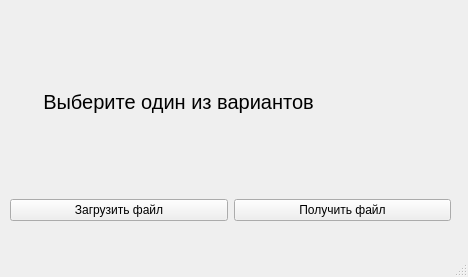
<?xml version="1.0" encoding="UTF-8"?>
<ui version="4.0">
 <class>MainWindow</class>
 <widget class="QMainWindow" name="MainWindow">
  <property name="geometry">
   <rect>
    <x>0</x>
    <y>0</y>
    <width>468</width>
    <height>277</height>
   </rect>
  </property>
  <property name="windowTitle">
   <string>MainWindow</string>
  </property>
  <widget class="QWidget" name="centralwidget">
   <widget class="QWidget" name="verticalLayoutWidget">
    <property name="geometry">
     <rect>
      <x>10</x>
      <y>10</y>
      <width>441</width>
      <height>211</height>
     </rect>
    </property>
    <layout class="QVBoxLayout" name="verticalLayout">
     <item>
      <widget class="QLabel" name="label">
       <property name="font">
        <font>
         <pointsize>15</pointsize>
        </font>
       </property>
       <property name="text">
        <string>      Выберите один из вариантов</string>
       </property>
      </widget>
     </item>
     <item>
      <layout class="QGridLayout" name="gridLayout">
       <item row="0" column="0">
        <widget class="QPushButton" name="pushButton">
         <property name="enabled">
          <bool>true</bool>
         </property>
         <property name="baseSize">
          <size>
           <width>0</width>
           <height>0</height>
          </size>
         </property>
         <property name="text">
          <string>Загрузить файл</string>
         </property>
        </widget>
       </item>
       <item row="0" column="1">
        <widget class="QPushButton" name="pushButton_2">
         <property name="text">
          <string>Получить файл</string>
         </property>
        </widget>
       </item>
      </layout>
     </item>
    </layout>
   </widget>
  </widget>
  <widget class="QMenuBar" name="menubar">
   <property name="geometry">
    <rect>
     <x>0</x>
     <y>0</y>
     <width>468</width>
     <height>26</height>
    </rect>
   </property>
  </widget>
  <widget class="QStatusBar" name="statusbar"/>
 </widget>
 <resources/>
 <connections/>
</ui>
